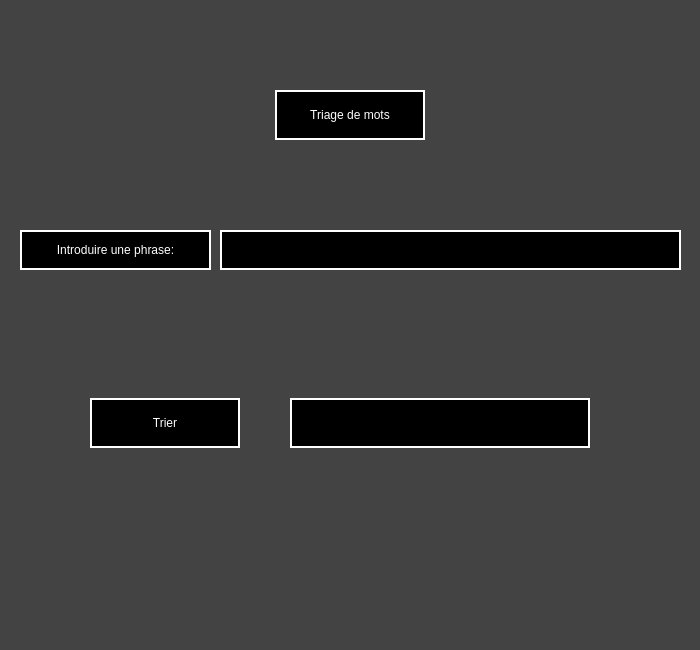
<?xml version="1.0" encoding="UTF-8"?>
<ui version="4.0">
 <class>Form</class>
 <widget class="QWidget" name="Form">
  <property name="geometry">
   <rect>
    <x>0</x>
    <y>0</y>
    <width>700</width>
    <height>650</height>
   </rect>
  </property>
  <property name="windowTitle">
   <string>Form</string>
  </property>
  <property name="styleSheet">
   <string notr="true">background-color: rgb(67, 67, 67);</string>
  </property>
  <widget class="QLabel" name="label">
   <property name="geometry">
    <rect>
     <x>275</x>
     <y>90</y>
     <width>150</width>
     <height>50</height>
    </rect>
   </property>
   <property name="styleSheet">
    <string notr="true">background-color: rgb(0, 0, 0);
color: rgb(255, 255, 255);
border: 2px solid;
border-color: white;</string>
   </property>
   <property name="text">
    <string>Triage de mots</string>
   </property>
   <property name="alignment">
    <set>Qt::AlignCenter</set>
   </property>
  </widget>
  <widget class="QLabel" name="label_2">
   <property name="geometry">
    <rect>
     <x>20</x>
     <y>230</y>
     <width>191</width>
     <height>40</height>
    </rect>
   </property>
   <property name="styleSheet">
    <string notr="true">background-color: rgb(0, 0, 0);
color: rgb(255, 255, 255);
border: 2px solid;
border-color: white;</string>
   </property>
   <property name="text">
    <string>Introduire une phrase:</string>
   </property>
   <property name="alignment">
    <set>Qt::AlignCenter</set>
   </property>
  </widget>
  <widget class="QLineEdit" name="lineEdit">
   <property name="geometry">
    <rect>
     <x>220</x>
     <y>230</y>
     <width>461</width>
     <height>40</height>
    </rect>
   </property>
   <property name="styleSheet">
    <string notr="true">background-color: rgb(0, 0, 0);
color: rgb(255, 255, 255);
border: 2px solid;
border-color: white;</string>
   </property>
   <property name="alignment">
    <set>Qt::AlignCenter</set>
   </property>
  </widget>
  <widget class="QPushButton" name="pushButton">
   <property name="geometry">
    <rect>
     <x>90</x>
     <y>398</y>
     <width>150</width>
     <height>50</height>
    </rect>
   </property>
   <property name="styleSheet">
    <string notr="true">background-color: rgb(0, 0, 0);
color: rgb(255, 255, 255);
border: 2px solid;
border-color: white;</string>
   </property>
   <property name="text">
    <string>Trier</string>
   </property>
  </widget>
  <widget class="QLabel" name="resultLabel">
   <property name="geometry">
    <rect>
     <x>290</x>
     <y>398</y>
     <width>300</width>
     <height>50</height>
    </rect>
   </property>
   <property name="styleSheet">
    <string notr="true">background-color: rgb(0, 0, 0);
color: rgb(255, 255, 255);
border: 2px solid;
border-color: white;</string>
   </property>
   <property name="text">
    <string/>
   </property>
   <property name="alignment">
    <set>Qt::AlignCenter</set>
   </property>
  </widget>
 </widget>
 <resources/>
 <connections/>
</ui>
